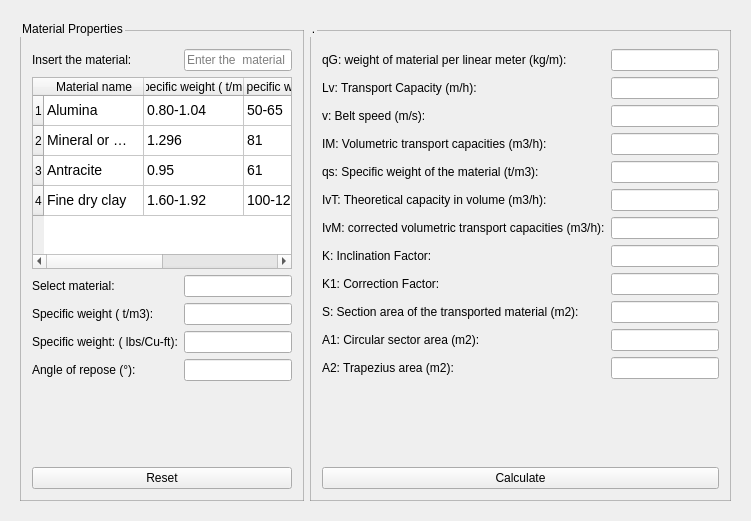
                            <widget class="QWidget" name="Parte_1">
                             <layout class="QVBoxLayout" name="verticalLayout_25">
                              <item>
                               <widget class="QWidget" name="widget_9" native="true">
                                <property name="styleSheet">
                                 <string notr="true">QLineEdit:focus{
    border: 1px solid rgb(189, 147, 249);
	
}</string>
                                </property>
                                <layout class="QHBoxLayout" name="horizontalLayout_10">
                                 <item>
                                  <widget class="QGroupBox" name="groupBox_11">
                                   <property name="styleSheet">
                                    <string notr="true">QGroupBox {
    border: 1px solid rgba(128, 128, 128, 0.5); /* Ajusta la opacidad según tus necesidades */
    margin-top: 10px; /* Ajusta el margen superior según tus necesidades */
    padding-top: 20px; /* Ajusta el espaciado superior según tus necesidades */
	
	font: 600 12pt &quot;Bookman Old Style&quot;;
}

QLineEdit:focus{
    border: 1px solid rgb(189, 147, 249);
}
QLineEdit:focus{
    border: 1px solid rgb(189, 147, 249);
}</string>
                                   </property>
                                   <property name="title">
                                    <string>Material Properties</string>
                                   </property>
                                   <layout class="QFormLayout" name="formLayout_2">
                                    <item row="0" column="0">
                                     <widget class="QLabel" name="label_109">
                                      <property name="text">
                                       <string>Insert the material: </string>
                                      </property>
                                     </widget>
                                    </item>
                                    <item row="0" column="1">
                                     <widget class="QLineEdit" name="searchBar">
                                      <property name="styleSheet">
                                       <string notr="true"/>
                                      </property>
                                      <property name="text">
                                       <string/>
                                      </property>
                                      <property name="dragEnabled">
                                       <bool>false</bool>
                                      </property>
                                      <property name="placeholderText">
                                       <string>Enter the  material</string>
                                      </property>
                                     </widget>
                                    </item>
                                    <item row="1" column="0" colspan="2">
                                     <widget class="QTableWidget" name="tableWidget">
                                      <property name="styleSheet">
                                       <string notr="true">QTableWidget {
    font-size: 14px;
}</string>
                                      </property>
                                      <row/>
                                      <row/>
                                      <row/>
                                      <row/>
                                      <column>
                                       <property name="text">
                                        <string>Material name</string>
                                       </property>
                                      </column>
                                      <column>
                                       <property name="text">
                                        <string>Specific weight ( t/m3)</string>
                                       </property>
                                      </column>
                                      <column>
                                       <property name="text">
                                        <string>Specific weight (lb/f )</string>
                                       </property>
                                      </column>
                                      <column>
                                       <property name="text">
                                        <string>Angle of repose</string>
                                       </property>
                                      </column>
                                      <item row="0" column="0">
                                       <property name="text">
                                        <string>Alumina</string>
                                       </property>
                                      </item>
                                      <item row="0" column="1">
                                       <property name="text">
                                        <string>0.80-1.04</string>
                                       </property>
                                      </item>
                                      <item row="0" column="2">
                                       <property name="text">
                                        <string>50-65</string>
                                       </property>
                                      </item>
                                      <item row="0" column="3">
                                       <property name="text">
                                        <string>22</string>
                                       </property>
                                      </item>
                                      <item row="1" column="0">
                                       <property name="text">
                                        <string>Mineral or rock asbestos</string>
                                       </property>
                                      </item>
                                      <item row="1" column="1">
                                       <property name="text">
                                        <string>1.296</string>
                                       </property>
                                      </item>
                                      <item row="1" column="2">
                                       <property name="text">
                                        <string>81</string>
                                       </property>
                                      </item>
                                      <item row="1" column="3">
                                       <property name="text">
                                        <string/>
                                       </property>
                                      </item>
                                      <item row="2" column="0">
                                       <property name="text">
                                        <string>Antracite</string>
                                       </property>
                                      </item>
                                      <item row="2" column="1">
                                       <property name="text">
                                        <string>0.95</string>
                                       </property>
                                      </item>
                                      <item row="2" column="2">
                                       <property name="text">
                                        <string>61</string>
                                       </property>
                                      </item>
                                      <item row="2" column="3">
                                       <property name="text">
                                        <string>27</string>
                                       </property>
                                      </item>
                                      <item row="3" column="0">
                                       <property name="text">
                                        <string>Fine dry clay</string>
                                       </property>
                                      </item>
                                      <item row="3" column="1">
                                       <property name="text">
                                        <string>1.60-1.92</string>
                                       </property>
                                      </item>
                                      <item row="3" column="2">
                                       <property name="text">
                                        <string>100-120</string>
                                       </property>
                                      </item>
                                      <item row="3" column="3">
                                       <property name="text">
                                        <string>35</string>
                                       </property>
                                      </item>
                                     </widget>
                                    </item>
                                    <item row="2" column="0">
                                     <widget class="QLabel" name="label_123">
                                      <property name="text">
                                       <string>Select material: </string>
                                      </property>
                                     </widget>
                                    </item>
                                    <item row="2" column="1">
                                     <widget class="QLineEdit" name="lineEdit_11">
                                      <property name="enabled">
                                       <bool>true</bool>
                                      </property>
                                     </widget>
                                    </item>
                                    <item row="3" column="0">
                                     <widget class="QLabel" name="label_110">
                                      <property name="text">
                                       <string>Specific weight ( t/m3):</string>
                                      </property>
                                     </widget>
                                    </item>
                                    <item row="3" column="1">
                                     <widget class="QLineEdit" name="lineEdit1">
                                      <property name="styleSheet">
                                       <string notr="true"/>
                                      </property>
                                     </widget>
                                    </item>
                                    <item row="4" column="0">
                                     <widget class="QLabel" name="label_112">
                                      <property name="text">
                                       <string>Specific weight: ( lbs/Cu-ft):</string>
                                      </property>
                                     </widget>
                                    </item>
                                    <item row="4" column="1">
                                     <widget class="QLineEdit" name="lineEdit2">
                                      <property name="styleSheet">
                                       <string notr="true"/>
                                      </property>
                                     </widget>
                                    </item>
                                    <item row="5" column="0">
                                     <widget class="QLabel" name="label_111">
                                      <property name="text">
                                       <string>Angle of repose (°): </string>
                                      </property>
                                     </widget>
                                    </item>
                                    <item row="5" column="1">
                                     <widget class="QLineEdit" name="lineEdit3">
                                      <property name="styleSheet">
                                       <string notr="true"/>
                                      </property>
                                     </widget>
                                    </item>
                                    <item row="7" column="0" colspan="2">
                                     <widget class="QPushButton" name="pushButton_2">
                                      <property name="styleSheet">
                                       <string notr="true">
QPushButton:hover {
    font-size: 15px;
	
	background-color: rgb(255, 44, 44);

}

QPushButton:pressed{
	padding-left:5px;
	padding-top:5px;
	
	background-color: qlineargradient(spread:pad, x1:0, y1:0, x2:1, y2:0, stop:0 rgba(53, 21, 21, 255), stop:0.55 rgba(235, 93, 44, 255), stop:0.98 rgba(146, 91, 9, 255), stop:1 rgba(0, 0, 0, 0));
}
</string>
                                      </property>
                                      <property name="text">
                                       <string>Reset</string>
                                      </property>
                                     </widget>
                                    </item>
                                    <item row="6" column="0" colspan="2">
                                     <spacer name="verticalSpacer_21">
                                      <property name="orientation">
                                       <enum>Qt::Vertical</enum>
                                      </property>
                                      <property name="sizeHint" stdset="0">
                                       <size>
                                        <width>20</width>
                                        <height>40</height>
                                       </size>
                                      </property>
                                     </spacer>
                                    </item>
                                   </layout>
                                  </widget>
                                 </item>
                                 <item>
                                  <widget class="QGroupBox" name="groupBox_4">
                                   <property name="styleSheet">
                                    <string notr="true">QGroupBox {
    border: 1px solid rgba(128, 128, 128, 0.5); /* Ajusta la opacidad según tus necesidades */
    margin-top: 10px; /* Ajusta el margen superior según tus necesidades */
    padding-top: 20px; /* Ajusta el espaciado superior según tus necesidades */
	
	font: 600 12pt &quot;Bookman Old Style&quot;;
}

QLineEdit:focus{
    border: 1px solid rgb(189, 147, 249);
}
QLineEdit:focus{
    border: 1px solid rgb(189, 147, 249);
}
QLineEdit:focus{
    border: 1px solid rgb(189, 147, 249);
}</string>
                                   </property>
                                   <property name="title">
                                    <string>.</string>
                                   </property>
                                   <layout class="QFormLayout" name="formLayout">
                                    <item row="0" column="0">
                                     <widget class="QLabel" name="label_113">
                                      <property name="text">
                                       <string>qG: weight of material per linear meter (kg/m):</string>
                                      </property>
                                     </widget>
                                    </item>
                                    <item row="0" column="1">
                                     <widget class="QLineEdit" name="lineEdit_qg_bp1"/>
                                    </item>
                                    <item row="1" column="0">
                                     <widget class="QLabel" name="label_114">
                                      <property name="text">
                                       <string>Lv: Transport Capacity (m/h): </string>
                                      </property>
                                     </widget>
                                    </item>
                                    <item row="1" column="1">
                                     <widget class="QLineEdit" name="lineEdit_lv_bp1"/>
                                    </item>
                                    <item row="2" column="0">
                                     <widget class="QLabel" name="label_115">
                                      <property name="text">
                                       <string>v: Belt speed (m/s): </string>
                                      </property>
                                     </widget>
                                    </item>
                                    <item row="2" column="1">
                                     <widget class="QLineEdit" name="lineEdit_v_bp1"/>
                                    </item>
                                    <item row="3" column="0">
                                     <widget class="QLabel" name="label_116">
                                      <property name="text">
                                       <string>IM: Volumetric transport capacities (m3/h):</string>
                                      </property>
                                     </widget>
                                    </item>
                                    <item row="3" column="1">
                                     <widget class="QLineEdit" name="lineEdit_lm_bp1"/>
                                    </item>
                                    <item row="4" column="0">
                                     <widget class="QLabel" name="label_117">
                                      <property name="text">
                                       <string>qs: Specific weight of the material (t/m3):</string>
                                      </property>
                                     </widget>
                                    </item>
                                    <item row="4" column="1">
                                     <widget class="QLineEdit" name="lineEdit_qs_bp1"/>
                                    </item>
                                    <item row="5" column="0">
                                     <widget class="QLabel" name="label_118">
                                      <property name="text">
                                       <string>IvT: Theoretical capacity in volume (m3/h): </string>
                                      </property>
                                     </widget>
                                    </item>
                                    <item row="5" column="1">
                                     <widget class="QLineEdit" name="lineEdit_lvt_bp1"/>
                                    </item>
                                    <item row="6" column="0">
                                     <widget class="QLabel" name="label_119">
                                      <property name="text">
                                       <string>IvM: corrected volumetric transport capacities (m3/h):</string>
                                      </property>
                                     </widget>
                                    </item>
                                    <item row="6" column="1">
                                     <widget class="QLineEdit" name="lineEdit_lvm_bp1"/>
                                    </item>
                                    <item row="7" column="0">
                                     <widget class="QLabel" name="label_120">
                                      <property name="text">
                                       <string>K: Inclination Factor:</string>
                                      </property>
                                     </widget>
                                    </item>
                                    <item row="7" column="1">
                                     <widget class="QLineEdit" name="lineEdit_k_bp1"/>
                                    </item>
                                    <item row="8" column="0">
                                     <widget class="QLabel" name="label_121">
                                      <property name="text">
                                       <string>K1: Correction Factor: </string>
                                      </property>
                                     </widget>
                                    </item>
                                    <item row="8" column="1">
                                     <widget class="QLineEdit" name="lineEdit_k1_bp1"/>
                                    </item>
                                    <item row="9" column="0">
                                     <widget class="QLabel" name="label_122">
                                      <property name="text">
                                       <string>S: Section area of the transported material (m2):</string>
                                      </property>
                                     </widget>
                                    </item>
                                    <item row="9" column="1">
                                     <widget class="QLineEdit" name="lineEdit_s_bp1"/>
                                    </item>
                                    <item row="10" column="0">
                                     <widget class="QLabel" name="label_125">
                                      <property name="text">
                                       <string>A1: Circular sector area (m2): </string>
                                      </property>
                                     </widget>
                                    </item>
                                    <item row="10" column="1">
                                     <widget class="QLineEdit" name="lineEdit_A1_bp1"/>
                                    </item>
                                    <item row="11" column="0">
                                     <widget class="QLabel" name="label_126">
                                      <property name="text">
                                       <string>A2: Trapezius area (m2): </string>
                                      </property>
                                     </widget>
                                    </item>
                                    <item row="11" column="1">
                                     <widget class="QLineEdit" name="lineEdit_A2_bp1"/>
                                    </item>
                                    <item row="12" column="1">
                                     <spacer name="verticalSpacer_18">
                                      <property name="orientation">
                                       <enum>Qt::Vertical</enum>
                                      </property>
                                      <property name="sizeHint" stdset="0">
                                       <size>
                                        <width>20</width>
                                        <height>40</height>
                                       </size>
                                      </property>
                                     </spacer>
                                    </item>
                                    <item row="13" column="0" colspan="2">
                                     <widget class="QWidget" name="widget_2" native="true">
                                      <property name="sizePolicy">
                                       <sizepolicy hsizetype="Preferred" vsizetype="Fixed">
                                        <horstretch>0</horstretch>
                                        <verstretch>30</verstretch>
                                       </sizepolicy>
                                      </property>
                                      <property name="minimumSize">
                                       <size>
                                        <width>0</width>
                                        <height>30</height>
                                       </size>
                                      </property>
                                      <property name="styleSheet">
                                       <string notr="true">QPushButton{
    border: 1px solid red;
}</string>
                                      </property>
                                      <layout class="QHBoxLayout" name="horizontalLayout_28">
                                       <property name="topMargin">
                                        <number>0</number>
                                       </property>
                                       <property name="bottomMargin">
                                        <number>0</number>
                                       </property>
                                      </layout>
                                     </widget>
                                    </item>
                                    <item row="14" column="0" colspan="2">
                                     <widget class="QPushButton" name="pushButton_bandas_cal_1">
                                      <property name="styleSheet">
                                       <string notr="true">
QPushButton:hover {
    font-size: 15px;
	
	color: rgb(0, 0, 0);
	background-color: rgb(0, 255, 69);

}

QPushButton:pressed{
	padding-left:5px;
	padding-top:5px;
	
	background-color: qlineargradient(spread:pad, x1:0, y1:0, x2:1, y2:0, stop:0 rgba(211, 255, 102, 255), stop:0.55 rgba(139, 235, 44, 255), stop:0.98 rgba(9, 146, 76, 149), stop:1 rgba(0, 0, 0, 0));
}</string>
                                      </property>
                                      <property name="text">
                                       <string>Calculate</string>
                                      </property>
                                     </widget>
                                    </item>
                                   </layout>
                                  </widget>
                                 </item>
                                </layout>
                               </widget>
                              </item>
                             </layout>
                            </widget>
